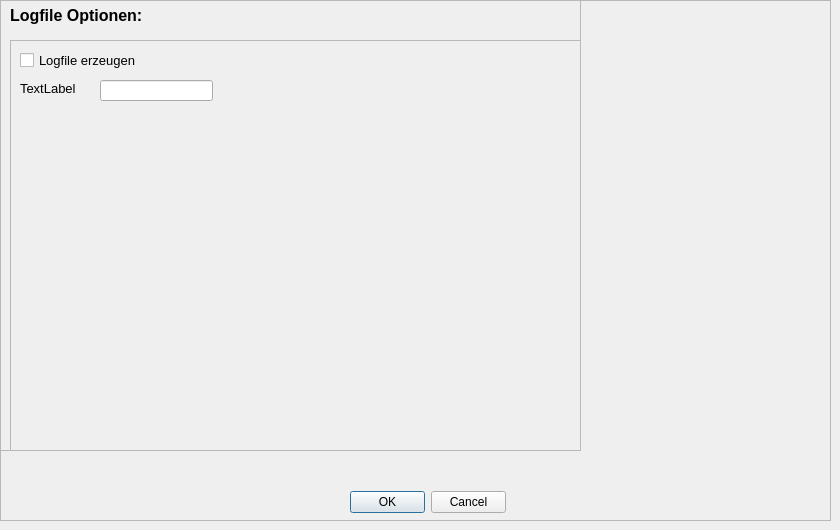
        <widget class="QWidget" name="tab_4">
         <attribute name="title">
          <string>Backup Optionen</string>
         </attribute>
         <widget class="QFrame" name="frame_9">
          <property name="geometry">
           <rect>
            <x>0</x>
            <y>0</y>
            <width>831</width>
            <height>521</height>
           </rect>
          </property>
          <property name="frameShape">
           <enum>QFrame::StyledPanel</enum>
          </property>
          <property name="frameShadow">
           <enum>QFrame::Raised</enum>
          </property>
          <widget class="QFrame" name="frame_12">
           <property name="geometry">
            <rect>
             <x>0</x>
             <y>0</y>
             <width>581</width>
             <height>451</height>
            </rect>
           </property>
           <property name="font">
            <font>
             <pointsize>12</pointsize>
             <bold>true</bold>
            </font>
           </property>
           <property name="frameShape">
            <enum>QFrame::StyledPanel</enum>
           </property>
           <property name="frameShadow">
            <enum>QFrame::Raised</enum>
           </property>
           <widget class="QLabel" name="label_69">
            <property name="geometry">
             <rect>
              <x>10</x>
              <y>0</y>
              <width>131</width>
              <height>31</height>
             </rect>
            </property>
            <property name="text">
             <string>Logfile Optionen:</string>
            </property>
           </widget>
           <widget class="QFrame" name="frame_13">
            <property name="geometry">
             <rect>
              <x>10</x>
              <y>40</y>
              <width>571</width>
              <height>411</height>
             </rect>
            </property>
            <property name="frameShape">
             <enum>QFrame::StyledPanel</enum>
            </property>
            <property name="frameShadow">
             <enum>QFrame::Raised</enum>
            </property>
            <widget class="QCheckBox" name="checkBox_2">
             <property name="geometry">
              <rect>
               <x>10</x>
               <y>10</y>
               <width>171</width>
               <height>20</height>
              </rect>
             </property>
             <property name="font">
              <font>
               <pointsize>10</pointsize>
               <bold>false</bold>
              </font>
             </property>
             <property name="text">
              <string>Logfile erzeugen</string>
             </property>
            </widget>
            <widget class="QLabel" name="label_70">
             <property name="geometry">
              <rect>
               <x>10</x>
               <y>40</y>
               <width>71</width>
               <height>16</height>
              </rect>
             </property>
             <property name="font">
              <font>
               <pointsize>10</pointsize>
               <bold>false</bold>
              </font>
             </property>
             <property name="text">
              <string>TextLabel</string>
             </property>
            </widget>
            <widget class="QLineEdit" name="lineEdit_27">
             <property name="geometry">
              <rect>
               <x>90</x>
               <y>40</y>
               <width>113</width>
               <height>21</height>
              </rect>
             </property>
            </widget>
           </widget>
          </widget>
          <widget class="QDialogButtonBox" name="buttonBox">
           <property name="geometry">
            <rect>
             <x>350</x>
             <y>490</y>
             <width>156</width>
             <height>24</height>
            </rect>
           </property>
           <property name="standardButtons">
            <set>QDialogButtonBox::Cancel|QDialogButtonBox::Ok</set>
           </property>
          </widget>
         </widget>
        </widget>
